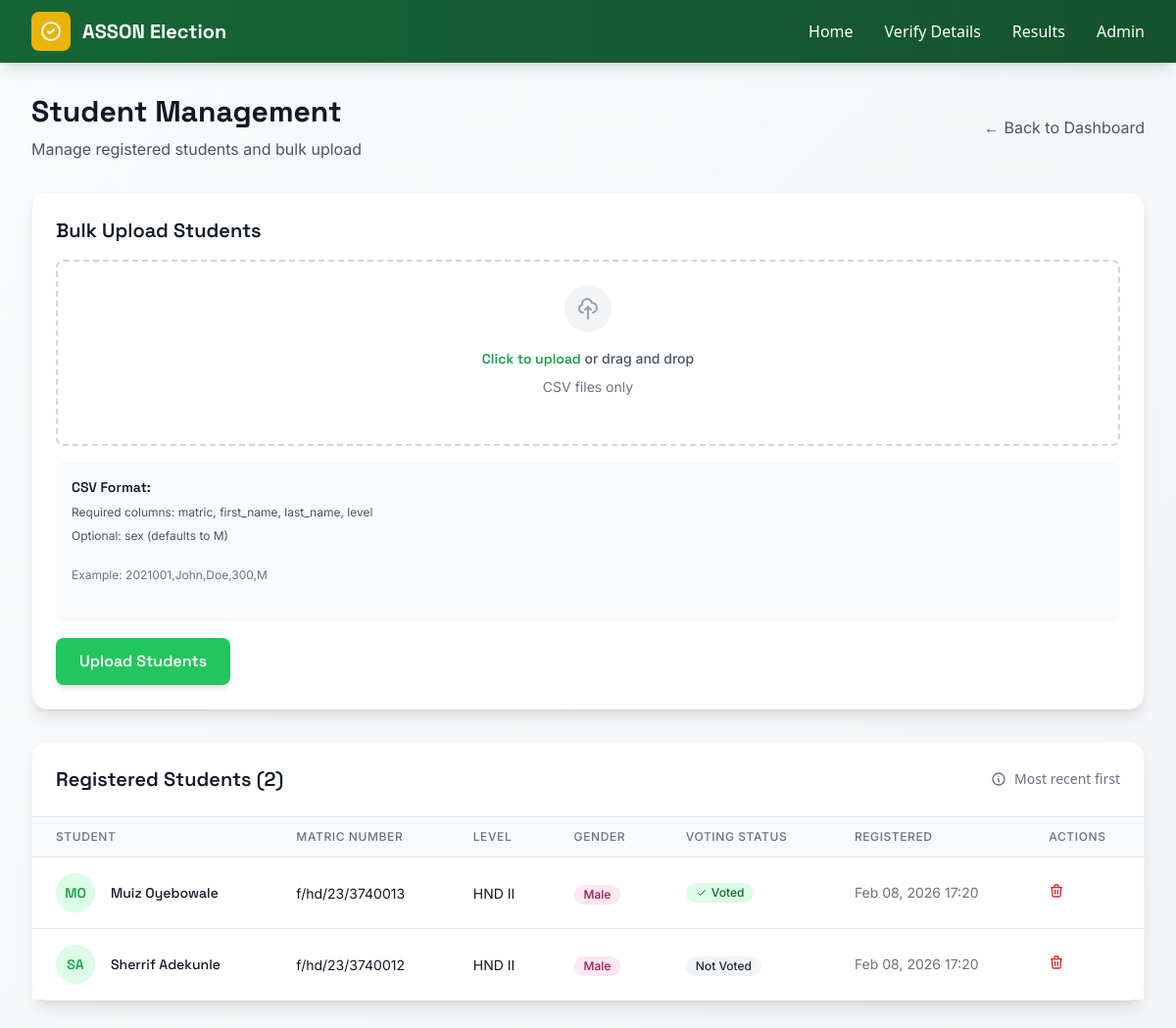
/admin-dashboard/students/ (signed in), run on the app's committed database.
### voters/models.py (models this page shows, shortened)
class Student(models.Model):
    LEVEL_CHOICES = (
        ("ND I", "ND I"),
        ("ND II", "ND II"),
        ("ND III", "ND III"),
        ("HND I", "HND I"),
        ("HND II", "HND II"),
        ("HND III", "HND III"),
    )
    SEX_CHOICES = (
        ("Male", "Male"),
        ("Female", "Female"),
    )
    matric = models.CharField(max_length=20, unique=True)
    first_name = models.CharField(max_length=50)
    last_name = models.CharField(max_length=50)
    level = models.CharField(max_length=10, choices=LEVEL_CHOICES)
    sex = models.CharField(max_length=10, choices=SEX_CHOICES)
    has_voted = models.BooleanField(default=False)
    created_at = models.DateTimeField(auto_now_add=True)
    updated_at = models.DateTimeField(auto_now=True)

### admin_dashboard/views.py (the view)
# urls.py: path("students/", views.student_management, name="student_management"),
@login_required
def student_management(request):
    students = Student.objects.all().order_by("-created_at")
    context = {
        "students": students,
        "total_students": students.count(),
    }
    return render(request, "admin_dashboard/student_management.html", context)

### templates/admin_dashboard/student_management.html (shortened to what this page needs)
{% extends 'base.html' %}
{% block content %}
    <div class="max-w-7xl mx-auto px-4 sm:px-6 lg:px-8 py-8">
        <div class="mb-8 animate-fade-in">
            <div class="flex items-center justify-between">
                <div>
                    <h1 class="text-3xl font-grotesk font-bold text-gray-900 mb-2">Student Management</h1>
                    <p class="text-gray-600 font-inter">Manage registered students and bulk upload</p>
                </div>
                <a href="{% url 'admin_dashboard:dashboard' %}" class="text-gray-600 hover:text-gray-800 font-inter transition-colors duration-200">
                    ← Back to Dashboard
                </a>
            </div>
        </div>
        <div class="bg-white rounded-2xl shadow-lg p-6 border border-gray-100 mb-8 animate-slide-up">
            <h2 class="text-xl font-grotesk font-semibold text-gray-900 mb-4">Bulk Upload Students</h2>
            <form method="post" enctype="multipart/form-data" action="{% url 'admin_dashboard:csv_upload' %}" class="space-y-4">
                <div class="border-2 border-dashed border-gray-300 rounded-lg p-6 text-center hover:border-primary-400 transition-colors duration-300">
                    <div class="w-12 h-12 bg-gray-100 rounded-full flex items-center justify-center mx-auto mb-4">
                        <svg class="w-6 h-6 text-gray-400" fill="none" stroke="currentColor" viewBox="0 0 24 24">
                            <path stroke-linecap="round" stroke-linejoin="round" stroke-width="2" d="M7 16a4 4 0 01-.88-7.903A5 5 0 1115.9 6L16 6a5 5 0 011 9.9M15 13l-3-3m0 0l-3 3m3-3v12"></path>
                        </svg>
                    </div>
                    <div class="mb-4">
                        <label for="csv_file" class="cursor-pointer">
                            <span class="text-primary-600 font-grotesk font-semibold">Click to upload</span>
                            <span class="text-gray-600 font-inter"> or drag and drop</span>
                        </label>
                        <p class="text-sm text-gray-500 font-inter mt-1">CSV files only</p>
                    </div>
                </div>
                <div class="bg-gray-50 rounded-lg p-4">
                    <h3 class="text-sm font-grotesk font-semibold text-gray-900 mb-2">CSV Format:</h3>
                    <p class="text-xs text-gray-600 font-inter mb-2">Required columns: matric, first_name, last_name, level</p>
                    <p class="text-xs text-gray-600 font-inter">Optional: sex (defaults to M)</p>
                    <p class="text-xs text-gray-500 font-inter mt-2">Example: 2021001,John,Doe,300,M</p>
                </div>
                <button type="submit" class="btn-animate bg-primary-500 hover:bg-primary-600 text-white font-grotesk font-semibold py-3 px-6 rounded-lg shadow-md transform hover:scale-105 transition-all duration-300">
                    Upload Students
                </button>
            </form>
        </div>
        <div class="bg-white rounded-2xl shadow-lg border border-gray-100 animate-slide-up" style="animation-delay: 0.2s;">
            <div class="p-6 border-b border-gray-200">
                <div class="flex items-center justify-between">
                    <h2 class="text-xl font-grotesk font-semibold text-gray-900">Registered Students ({{ total_students }})</h2>
                    <div class="flex items-center space-x-2 text-sm text-gray-500">
                        <svg class="w-4 h-4" fill="none" stroke="currentColor" viewBox="0 0 24 24">
                            <path stroke-linecap="round" stroke-linejoin="round" stroke-width="2" d="M13 16h-1v-4h-1m1-4h.01M21 12a9 9 0 11-18 0 9 9 0 0118 0z"></path>
                        </svg>
                        <span>Most recent first</span>
                    </div>
                </div>
            </div>
            <div class="overflow-x-auto">
                <table class="w-full">
                    <thead class="bg-gray-50 border-b border-gray-200">
                        <tr>
                            <th class="px-6 py-3 text-left text-xs font-medium text-gray-500 uppercase tracking-wider font-inter">Student</th>
                            <th class="px-6 py-3 text-left text-xs font-medium text-gray-500 uppercase tracking-wider font-inter">Matric Number</th>
                            <th class="px-6 py-3 text-left text-xs font-medium text-gray-500 uppercase tracking-wider font-inter">Level</th>
                            <th class="px-6 py-3 text-left text-xs font-medium text-gray-500 uppercase tracking-wider font-inter">Gender</th>
                            <th class="px-6 py-3 text-left text-xs font-medium text-gray-500 uppercase tracking-wider font-inter">Voting Status</th>
                            <th class="px-6 py-3 text-left text-xs font-medium text-gray-500 uppercase tracking-wider font-inter">Registered</th>
                            <th class="px-6 py-3 text-left text-xs font-medium text-gray-500 uppercase tracking-wider font-inter">Actions</th>
                        </tr>
                    </thead>
                    <tbody class="bg-white divide-y divide-gray-200">
                        {% for student in students %}
                        <tr class="hover:bg-gray-50 transition-colors duration-200">
                            <td class="px-6 py-4 whitespace-nowrap">
                                <div class="flex items-center">
                                    <div class="w-10 h-10 bg-primary-100 rounded-full flex items-center justify-center">
                                        <span class="text-sm font-grotesk font-semibold text-primary-600">{{ student.first_name.0 }}{{ student.last_name.0 }}</span>
                                    </div>
                                    <div class="ml-4">
                                        <div class="text-sm font-medium text-gray-900 font-grotesk">{{ student.first_name }} {{ student.last_name }}</div>
                                    </div>
                                </div>
                            </td>
                            <td class="px-6 py-4 whitespace-nowrap">
                                <span class="text-sm text-gray-900 font-inter">{{ student.matric }}</span>
                            </td>
                            <td class="px-6 py-4 whitespace-nowrap">
                                <span class="text-sm text-gray-900 font-inter">{{ student.level }}</span>
                            </td>
                            <td class="px-6 py-4 whitespace-nowrap">
                                <span class="inline-flex items-center px-2.5 py-0.5 rounded-full text-xs font-medium {% if student.sex == 'M' %}bg-blue-100 text-blue-800{% else %}bg-pink-100 text-pink-800{% endif %} font-inter">
                                    {{ student.sex }}
                                </span>
                            </td>
                            <td class="px-6 py-4 whitespace-nowrap">
                                {% if student.has_voted %}
                                    <span class="inline-flex items-center px-2.5 py-0.5 rounded-full text-xs font-medium bg-green-100 text-green-800 font-inter">
                                        <svg class="w-3 h-3 mr-1" fill="none" stroke="currentColor" viewBox="0 0 24 24">
                                            <path stroke-linecap="round" stroke-linejoin="round" stroke-width="2" d="M5 13l4 4L19 7"></path>
                                        </svg>
                                        Voted
                                    </span>
                                {% else %}
                                    <span class="inline-flex items-center px-2.5 py-0.5 rounded-full text-xs font-medium bg-gray-100 text-gray-800 font-inter">
                                        Not Voted
                                    </span>
                                {% endif %}
                            </td>
                            <td class="px-6 py-4 whitespace-nowrap text-sm text-gray-500 font-inter">
                                {{ student.created_at|date:"M d, Y H:i" }}
                            </td>
                            <td class="px-6 py-4 whitespace-nowrap">
                                <form method="post" action="{% url 'admin_dashboard:student_delete' student.id %}" class="inline" onsubmit="return confirm('Are you sure you want to delete this student?')">
                                    <button type="submit"
                                            class="text-red-600 hover:text-red-800 transition-colors duration-200">
                                        <svg class="w-4 h-4" fill="none" stroke="currentColor" viewBox="0 0 24 24">
                                            <path stroke-linecap="round" stroke-linejoin="round" stroke-width="2" d="M19 7l-.867 12.142A2 2 0 0116.138 21H7.862a2 2 0 01-1.995-1.858L5 7m5 4v6m4-6v6m1-10V4a1 1 0 00-1-1h-4a1 1 0 00-1 1v3M4 7h16"></path>
                                        </svg>
                                    </button>
                                </form>
                            </td>
                        </tr>
                        {% endfor %}
                    </tbody>
                </table>
            </div>
        </div>
    </div>
{% endblock %}

### templates/base.html (shortened to what this page needs)
{% load static %}
<!DOCTYPE html>
<html lang="en">
<head>
    <script src="https://cdn.tailwindcss.com"></script>
    <link rel="stylesheet" href="{% static 'css/styles.css' %}">
</head>
<body>
    <nav class="bg-gradient-to-r from-primary-800 to-primary-900 shadow-lg sticky top-0 z-50">
        <div class="max-w-7xl mx-auto px-4 sm:px-6 lg:px-8">
            <div class="flex justify-between items-center h-16">
                <div class="flex items-center">
                    <a href="{% url 'voters:landing_page' %}" class="flex items-center space-x-3 group">
                        <div class="w-10 h-10 bg-secondary-500 rounded-lg flex items-center justify-center transform group-hover:scale-110 transition-transform duration-300">
                            <svg class="w-6 h-6 text-white" fill="none" stroke="currentColor" viewBox="0 0 24 24">
                                <path stroke-linecap="round" stroke-linejoin="round" stroke-width="2" d="M9 12l2 2 4-4m6 2a9 9 0 11-18 0 9 9 0 0118 0z"></path>
                            </svg>
                        </div>
                        <span class="text-white font-grotesk font-bold text-xl">ASSON Election</span>
                    </a>
                </div>
                <div class="hidden md:flex items-center space-x-8">
                    <a href="{% url 'voters:landing_page' %}" class="text-white hover:text-secondary-400 transition-colors duration-200 font-medium">Home</a>
                    <a href="{% url 'voters:verify_student' %}" class="text-white hover:text-secondary-400 transition-colors duration-200 font-medium">Verify Details</a>
                    <a href="{% url 'results:results_page' %}" class="text-white hover:text-secondary-400 transition-colors duration-200 font-medium">Results</a>
                    <a href="{% url 'admin_dashboard:dashboard' %}" class="text-white hover:text-secondary-400 transition-colors duration-200 font-medium">Admin</a>
                </div>
            </div>
        </div>
    </nav>
    <main class="min-h-screen bg-gradient-to-br from-gray-50 to-gray-100">
        {% block content %}
        {% endblock %}
    </main>
</body>
</html>

### static/css/styles.css (style rules this page uses)
.btn-animate { transition: all 0.3s ease; position: relative; overflow: hidden; }
.btn-animate::before { content: ''; position: absolute; top: 50%; left: 50%; width: 0; height: 0; border-radius: 50%; background: rgba(255, 255, 255, 0.3); transform: translate(-50%, -50%); transition: width 0.6s, height 0.6s; }
form p { margin-bottom: 1.5rem; }
form label { display: block; font-size: 0.875rem; font-weight: 500; color: #374151; font-family: 'Inter', sans-serif; margin-bottom: 0.5rem; }

### data on the page
Student: first_name.0 "M", last_name.0 "O", first_name "Muiz", last_name "Oyebowale", matric "f/hd/23/3740013", level "HND II", sex "Male", has_voted True (drawn), created_at "Feb 08, 2026 17:20"
Student: first_name.0 "S", last_name.0 "A", first_name "Sherrif", last_name "Adekunle", matric "f/hd/23/3740012", level "HND II", sex "Male", has_voted "Not Voted", created_at "Feb 08, 2026 17:20"

### other printed values
{{ total_students }} "2"
